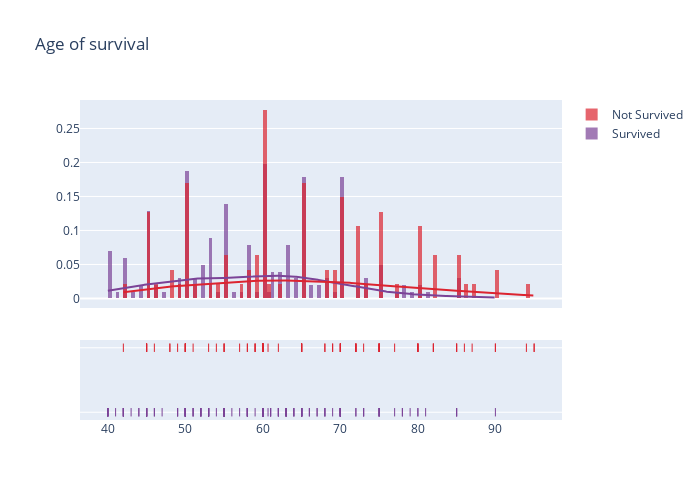

Notebook code for this chart:
### Code cell
surv = df[df["DEATH_EVENT"]==0]["age"]
not_surv = df[df["DEATH_EVENT"]==1]["age"]
hist_data = [surv,not_surv]
group_labels = ['Survived', 'Not Survived']
colors = ["#7b4397", "#dc2430"]
fig = ff.create_distplot(hist_data, group_labels, bin_size=0.5, colors=colors)
fig.update_layout(
    title_text="Age of survival",
    width=700, 
    height=500
)
fig.show()

### Figure 1 — Plotly figure (JSON) as saved in the notebook; plotly's stock layout.template omitted (floating-point values rounded to 4 significant figures; data arrays with more than 128 entries replaced by an {"elided": "..."} marker saying what was removed)
{"data": [{"autobinx": false, "histnorm": "probability density", "legendgroup": "Survived", "marker": {"color": "#7b4397"}, "name": "Survived", "opacity": 0.7, "type": "histogram", "x": {"elided": "203 float values"}, "xaxis": "x", "xbins": {"end": 90, "size": 0.5, "start": 40}, "yaxis": "y"}, {"autobinx": false, "histnorm": "probability density", "legendgroup": "Not Survived", "marker": {"color": "#dc2430"}, "name": "Not Survived", "opacity": 0.7, "type": "histogram", "x": [75, 55, 65, 50, 65, 90, 75, 60, 65, 80, 75, 62, 45, 50, 82, 87, 45, 70, 48, 65, 68, 75, 80, 95, 70, 58, 82, 94, 85, 50, 65, 69, 90, 82, 60, 70, 50, 70, 60, 50, 51, 60, 80, 57, 68, 53, 60, 70, 60, 95, 49, 72, 45, 50, 45, 60, 42, 72, 70, 65, 85, 69, 60, 60, 59, 60, 72, 85, 70, 86, 60, 46, 80, 72, 75, 72, 50, 45, 80, 59, 59, 65, 75, 58, 60.67, 50, 60, 45, 77, 48, 54, 73, 60, 55, 65, 55], "xaxis": "x", "xbins": {"end": 95, "size": 0.5, "start": 42}, "yaxis": "y"}, {"legendgroup": "Survived", "marker": {"color": "#7b4397"}, "mode": "lines", "name": "Survived", "showlegend": false, "type": "scatter", "x": {"elided": "500 float values"}, "xaxis": "x", "y": {"elided": "500 float values"}, "yaxis": "y"}, {"legendgroup": "Not Survived", "marker": {"color": "#dc2430"}, "mode": "lines", "name": "Not Survived", "showlegend": false, "type": "scatter", "x": {"elided": "500 float values"}, "xaxis": "x", "y": {"elided": "500 float values"}, "yaxis": "y"}, {"legendgroup": "Survived", "marker": {"color": "#7b4397", "symbol": "line-ns-open"}, "mode": "markers", "name": "Survived", "showlegend": false, "type": "scatter", "x": {"elided": "203 float values"}, "xaxis": "x", "y": {"elided": "203 str values"}, "yaxis": "y2"}, {"legendgroup": "Not Survived", "marker": {"color": "#dc2430", "symbol": "line-ns-open"}, "mode": "markers", "name": "Not Survived", "showlegend": false, "type": "scatter", "x": [75, 55, 65, 50, 65, 90, 75, 60, 65, 80, 75, 62, 45, 50, 82, 87, 45, 70, 48, 65, 68, 75, 80, 95, 70, 58, 82, 94, 85, 50, 65, 69, 90, 82, 60, 70, 50, 70, 60, 50, 51, 60, 80, 57, 68, 53, 60, 70, 60, 95, 49, 72, 45, 50, 45, 60, 42, 72, 70, 65, 85, 69, 60, 60, 59, 60, 72, 85, 70, 86, 60, 46, 80, 72, 75, 72, 50, 45, 80, 59, 59, 65, 75, 58, 60.67, 50, 60, 45, 77, 48, 54, 73, 60, 55, 65, 55], "xaxis": "x", "y": ["Not Survived", "Not Survived", "Not Survived", "Not Survived", "Not Survived", "Not Survived", "Not Survived", "Not Survived", "Not Survived", "Not Survived", "Not Survived", "Not Survived", "Not Survived", "Not Survived", "Not Survived", "Not Survived", "Not Survived", "Not Survived", "Not Survived", "Not Survived", "Not Survived", "Not Survived", "Not Survived", "Not Survived", "Not Survived", "Not Survived", "Not Survived", "Not Survived", "Not Survived", "Not Survived", "Not Survived", "Not Survived", "Not Survived", "Not Survived", "Not Survived", "Not Survived", "Not Survived", "Not Survived", "Not Survived", "Not Survived", "Not Survived", "Not Survived", "Not Survived", "Not Survived", "Not Survived", "Not Survived", "Not Survived", "Not Survived", "Not Survived", "Not Survived", "Not Survived", "Not Survived", "Not Survived", "Not Survived", "Not Survived", "Not Survived", "Not Survived", "Not Survived", "Not Survived", "Not Survived", "Not Survived", "Not Survived", "Not Survived", "Not Survived", "Not Survived", "Not Survived", "Not Survived", "Not Survived", "Not Survived", "Not Survived", "Not Survived", "Not Survived", "Not Survived", "Not Survived", "Not Survived", "Not Survived", "Not Survived", "Not Survived", "Not Survived", "Not Survived", "Not Survived", "Not Survived", "Not Survived", "Not Survived", "Not Survived", "Not Survived", "Not Survived", "Not Survived", "Not Survived", "Not Survived", "Not Survived", "Not Survived", "Not Survived", "Not Survived", "Not Survived", "Not Survived"], "yaxis": "y2"}], "layout": {"barmode": "overlay", "height": 500, "hovermode": "closest", "legend": {"traceorder": "reversed"}, "title": {"text": "Age of survival"}, "width": 700, "xaxis": {"anchor": "y2", "domain": [0, 1], "zeroline": false}, "yaxis": {"anchor": "free", "domain": [0.35, 1], "position": 0}, "yaxis2": {"anchor": "x", "domain": [0, 0.25], "dtick": 1, "showticklabels": false}}}
